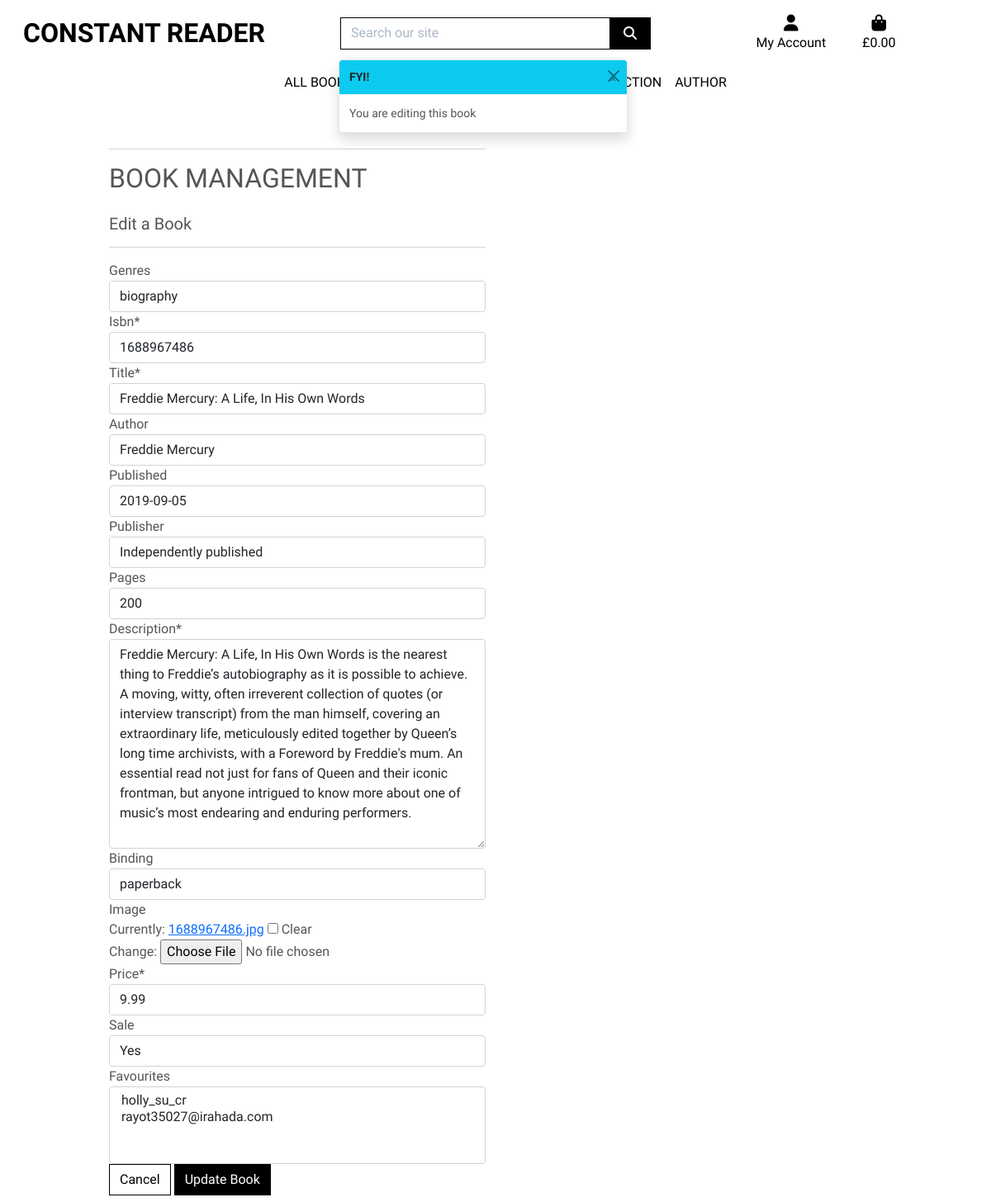
The page /books/edit/5 on the database its author committed.
### books/models.py (models this page shows, shortened)
class Books(models.Model):
    class Meta:
        verbose_name_plural = 'Books'
    genres = models.ForeignKey('Genres', null=True, blank=True, on_delete=models.SET_NULL)
    isbn = models.CharField(max_length=15)
    title = models.CharField(max_length=254)
    author = models.CharField(max_length=254, null=True, blank=True)
    published = models.DateField(null=True, blank=True, auto_now=False, auto_now_add=False)
    publisher = models.CharField(max_length=254, null=True, blank=True)
    pages = models.IntegerField(null=True, blank=True)
    description = models.TextField()
    binding = models.CharField(max_length=50, null=True, blank=True)
    image = models.ImageField(null=True, blank=True)
    price = models.DecimalField(max_digits=6, decimal_places=2)
    sale = models.BooleanField(null=True, blank=True)
    favourites = models.ManyToManyField(User, related_name='favourite', default=None, blank=True)

### books/views.py (the view)
# urls.py: path('edit/<int:book_id>', views.edit_book, name='edit_book'),
def edit_book (request, book_id):
    book = get_object_or_404(Books, pk=book_id)
    if request.method == 'POST':
        form = BookForm(request.POST, request.FILES, instance=book)
        if form.is_valid():
            form.save()
            messages.success(request, 'Successfully updated the book!')
            return redirect(reverse('book_detail', args=[book.id]))
        else:
            messages.error(request, 'Failed to update the book. Please check the details and try again')
    else:
        form = BookForm(instance=book)
        messages.info(request, 'You are editing this book')
    template = 'books/edit_book.html'
    context = {
        'form': form,
        'book': book,
    }
    return render(request, template, context)

### books/forms.py
class BookForm(forms.ModelForm):
    class Meta:
        model = Books
        fields = '__all__'

### bag/contexts.py (called while the page is built, shortened)
def bag_contents(request):
    bag_items = []
    total = 0
    product_count = 0
    bag = request.session.get('bag', {})
    if total < settings.FREE_DELIVERY_THRESHOLD:
        delivery = total * Decimal(settings.STANDARD_DELIVERY_PERCENTAGE / 100)
        free_delivery_delta = settings.FREE_DELIVERY_THRESHOLD - total
    else:
        delivery = 0
        free_delivery_delta = 0
    grand_total = delivery + total
    context = {
        'bag_items': bag_items,
        'total': total,
        'product_count': product_count,
        'delivery': delivery,
        'free_delivery_delta': free_delivery_delta,
        'free_delivery_threshold': settings.FREE_DELIVERY_THRESHOLD,
        'grand_total': grand_total,
    }
    return context

### books/models.py (called while the page is built)
    def __str__(self):
        return self.name

### books/templates/books/edit_book.html (shortened to what this page needs)
{% extends "base.html" %}
{% load static %}
{% block page_header %}
<div class="container header-container">
</div>
{% endblock %}
{% block content %}
<div class="overlay"></div>
<div class="container">
    <div class="row">
        <div class="col-102 col-md-6">
            <hr>
            <h2 class="logo-font mb-4">Book Management</h2>
            <h5>Edit a Book</h5>
            <hr>
        </div>
    </div>
    <div class="row">
        <div class="col-12 col-md-6">
            <form method="POST" action="{% url 'edit_book' book.id %}" class="form mb-2" enctype="multipart/form-data">
                {{ form | crispy }}
                <div class="text-right">
                    <a class="btn btn-outline-black rounded-0" href="{% url 'edit_book' book.id %}">Cancel</a>
                    <button class="btn btn-black rounded-0" type="submit">Update Book</button>
                </div>
            </form>
        </div>
    </div>
</div>
{% endblock %}

### static/css/base.css (style rules this page uses)
html { height: 100%; }
body { background: url('/media/colour-book-pile.jpg') no-repeat center center fixed; background-size: cover; height: calc(100vh - 164px); color: #555; font-family: mirza, sans-serif; }
.logo-font { text-transform: uppercase; }
.btn-black { background: black; color: white; }
.btn-outline-black { background: white; color: black !important; border: 1px solid black; }
.overlay { height: 100%; width: 100%; top: 0; left: 0; position: fixed; background: white; z-index: -1; }
@media (min-width: 1200px) { .container { max-width: 80%; } }
@media (min-width: 992px) { .header-container { padding-top: 164px; } }

### rows shown on the page
Books: genres "biography", isbn "1688967486", title "Freddie Mercury: A Life, In His Own Words", author "Freddie Mercury", published "2019-09-05", publisher "Independently published", pages "200", description "Freddie Mercury: A Life, In His Own Words is the nearest thing to Freddie’s autobiography as it is possible to achieve. A moving, witty, often irreverent collection of quotes (or interview transcript) from the man himself, covering an extraordinary life, meticulously edited together by Queen’s long time archivists, with a Foreword by Freddie's mum. An essential read not just for fans of Queen and their iconic frontman, but anyone intrigued to know more about one of music’s most endearing and enduring performers.", binding "paperback", price "9.99", sale "Yes"

### other values the page prints
{{ message }} "You are editing this book"
